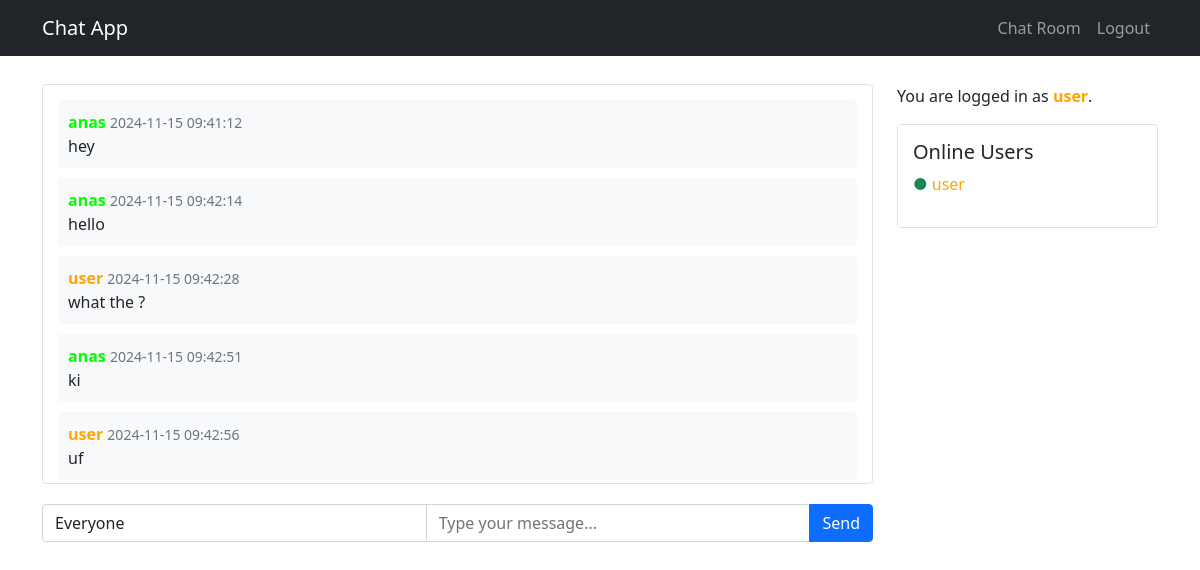
The page /chat (signed in) on the database its author committed.
### tables this page shows
CREATE TABLE messages (
                id INTEGER PRIMARY KEY AUTOINCREMENT,
                sender_id INTEGER NOT NULL,
                message TEXT NOT NULL,
                timestamp DATETIME DEFAULT CURRENT_TIMESTAMP,
                FOREIGN KEY (sender_id) REFERENCES users (id)
            );

CREATE TABLE users (
                id INTEGER PRIMARY KEY AUTOINCREMENT,
                username TEXT UNIQUE NOT NULL,
                password TEXT NOT NULL,
                is_online BOOLEAN DEFAULT 0,
                color_id INTEGER DEFAULT 1
            );

### app.py (the view)
@app.route('/chat')
@logged_in
def chat():
    with sqlite3.connect('users.db') as conn:
        cursor = conn.cursor()
        cursor.execute('''
            SELECT messages.message, users.username, messages.timestamp, users.color_id
            FROM messages
            JOIN users ON messages.sender_id = users.id
            ORDER BY messages.timestamp ASC
        ''')
        messages = cursor.fetchall()
        cursor.execute('SELECT username, color_id FROM users WHERE is_online = 1')
        online_users = cursor.fetchall()
    return render_template('chat.html',messages=messages,online_users=online_users,colors=COLORS)

### utils.py (called while the page is built)
def logged_in(f):
    @wraps(f)
    def decorated_function(*args, **kwargs):
        if 'user_id' not in session:
            flash('Please login first.', 'error')
            return redirect(url_for('login'))
        return f(*args, **kwargs)
    return decorated_function

### templates/chat.html (shortened to what this page needs)
{% extends "layout.html" %}
{% block content %}
<div class="row">
    <div class="col-md-9">
        <div class="messages-container" id="messages">
            {% for message in messages %}
            <div class="message">
                <strong class="color-{{ message[3] }}">{{ message[1] | e }}</strong>
                <small class="text-muted">{{ message[2] }}</small>
                <p class="mb-0">{{ message[0] | e }}</p>
            </div>
            {% endfor %}
        </div>
        <form id="message-form" class="mb-3">
            <div class="input-group">
                <select id="receiver-select" class="form-control">
                    <option value="everyone">Everyone</option>
                </select>
                <input type="text" id="message-input" class="form-control" placeholder="Type your message..." required autocomplete='off' autofocus>
                <button class="btn btn-primary" type="submit">Send</button>
            </div>
        </form>
    </div>
    <div class="col-md-3">
        <div>
            <p>You are logged in as <span class="color-{{ session['color_id'] }}"><b>{{ session['username'] }}</b></span>.</p>
        </div>
        <div class="online-users">
            <h5>Online Users</h5>
            <ul class="list-unstyled" id="online-users-list">
                {% for user in online_users %}
                <li>
                    <span class="text-success">●</span>
                    <span class="color-{{ user[1] }}">{{ user[0] }}</span>
                </li>
                {% endfor %}
            </ul>
        </div>
    </div>
</div>
{% endblock %}

### templates/layout.html (style rules this page uses)
body { padding-top: 60px; }
.messages-container { height: 400px; overflow-y: auto; margin-bottom: 20px; padding: 15px; border: 1px solid #dee2e6; border-radius: 4px; }
.message { margin-bottom: 10px; padding: 10px; border-radius: 4px; background-color: #f8f9fa; }
.online-users { border: 1px solid #dee2e6; border-radius: 4px; padding: 15px; }

### rows shown on the page
messages: username "anas", timestamp "2024-11-15 09:41:12", message "hey"
messages: username "anas", timestamp "2024-11-15 09:42:14", message "hello"
messages: username "user", timestamp "2024-11-15 09:42:28", message "what the ?"
messages: username "anas", timestamp "2024-11-15 09:42:51", message "ki"
messages: username "user", timestamp "2024-11-15 09:42:56", message "uf"
users: username "user"
